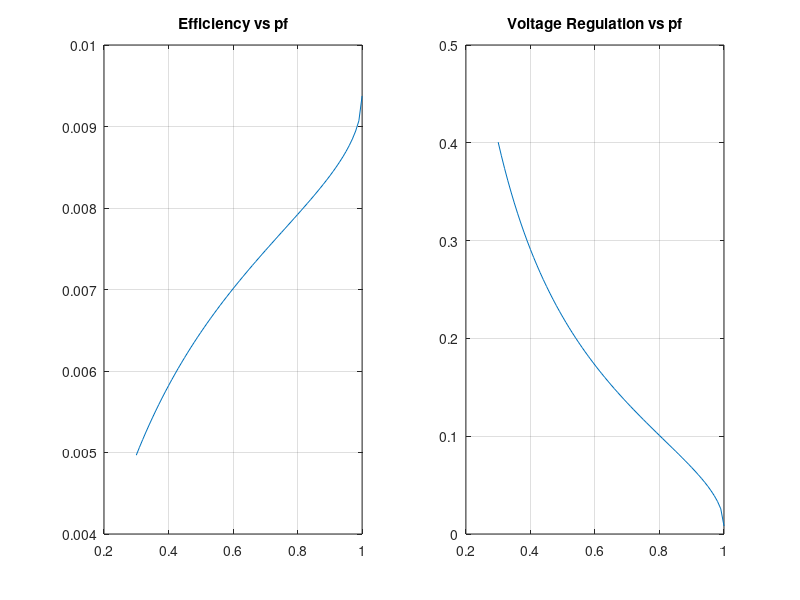

Write MATLAB code to recreate this figure.
clear all

% Constants
A = -5.25+12.5i;
B = 5+2.5i;
C = -31.25-10.625i;
D = A;

%A=0.9706+0.00269i;
%B=6.39+69.998i;
%C=-1.155e-6+1i*(8.277e-4);
%D=0.9706+0.00269i

Pr = 100e3/3;
pf = 0.3:0.01:1;
Ir = zeros(1, length(pf));
Vs = zeros(1, length(pf));
Is = zeros(1, length(pf));

% Get Vr from user
Vr = 1000/3; %input("Enter Vr: ");

% Calculate Ir
Ir = (Pr./(Vr.*pf)) .* exp(i.*acos(pf));

% Calculate sending end values
Vs = A*Vr + B.*Ir;
Is = C*Vr + D.*Ir;
Ss = Vs.*conj(Is);
Ps = real(Ss);

% Calculating Output
eff = Pr./Ps;

% VR =((vnl-vfl)/vfl)*100
Vrnl=Vs./A;
Vrfl = Vr;
VR = (Vrnl - Vrfl)./Vrfl;

% Test values
figure
subplot(121)
plot(pf, eff)
grid on
title("Efficiency vs pf")

subplot(122)
plot(pf, VR)
grid on
title("Voltage Regulation vs pf")


